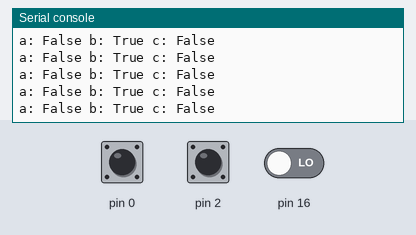
Recording of a program running on a simulated MicroPython board. Parts: the last lines printed to the serial console. Inputs (shaded band) come from the test bench; at power-on: pin 0 HIGH, pin 2 HIGH, pin 16 LOW.

Above: at 1.2 s.
1.3 s: pin 0 pulled LOW for 0.15 s
At 1.31 s:
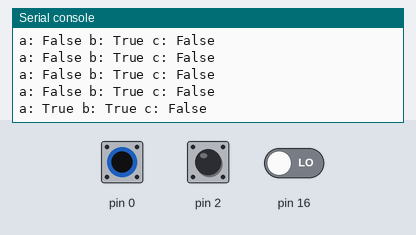
2.9 s: pin 2 pulled LOW for 0.15 s
At 2.92 s:
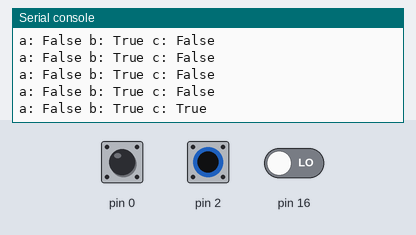
4.5 s: pin 16 driven HIGH
At 4.52 s:
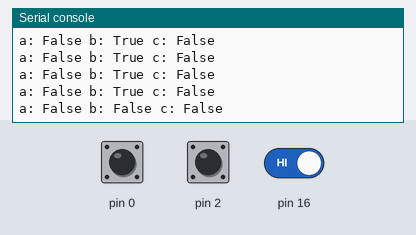
6.0 s: pin 0 pulled LOW for 1 s
At 6.03 s:
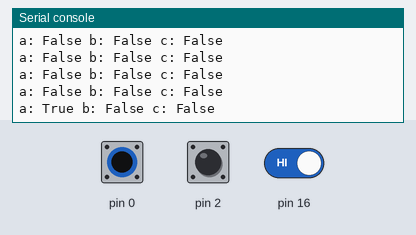
8.5 s: pin 2 pulled LOW for 1 s
At 8.54 s:
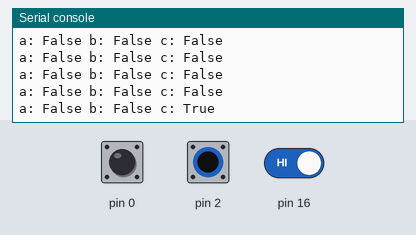
11.0 s: pin 0 driven LOW and pin 2 driven LOW
At 11.05 s:
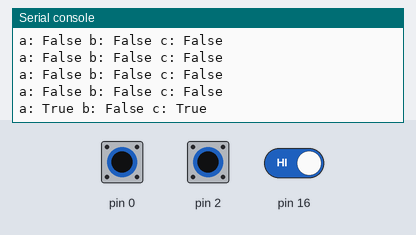

The program:

01_buttons.py
```python
from machine import Pin
import time

PINS = dict(a=0, b=16, c=2)


def format(name, buttons):
    pressed = not buttons[name].value()
    return '{name}: {pressed}'.format(name=name, pressed=pressed)


def get_status(names, buttons):
    items = [format(i, buttons) for i in names]
    return ' '.join(items)


def get_buttons():
    return dict(
        a=Pin(PINS['a'], Pin.IN, Pin.PULL_UP),
        b=Pin(PINS['b']),
        c=Pin(PINS['c'], Pin.IN, Pin.PULL_UP),
    )


def main():
    names = sorted(PINS.keys())
    buttons = get_buttons()
    while True:
        status = get_status(names, buttons)
        print(status)
        time.sleep(0.1)


main()
```

Measured:
- after the input at 1.3 s, the serial console: prints a new line at once (image 1)
- after the input at 2.9 s, the serial console: prints a new line at once (image 2)
- after the input at 4.5 s, the serial console: prints a new line at once (image 3)
- after the input at 6.0 s, the serial console: prints a new line at once (image 4)
- after the input at 8.5 s, the serial console: prints a new line at once (image 5)
- after the input at 11.0 s, the serial console: prints a new line after 0.05 s (image 6)
